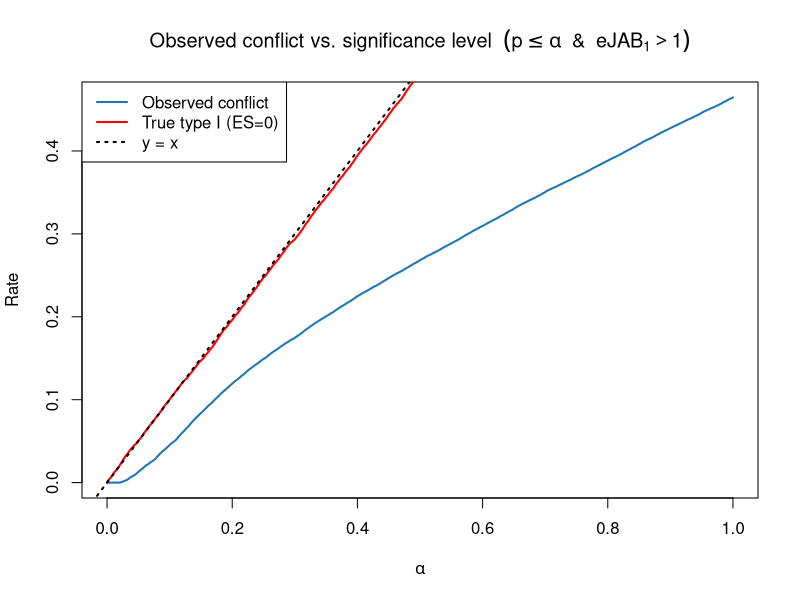

Source code (R):
## ---- chunk 1
set.seed(277)

# one-sample generator + diagnostic outputs
typeIerr_t <- function(N, ES, SD) {
  # ES is Cohen's d; data have mean = ES*SD and sd = SD
  x <- rnorm(N, mean = ES, sd = 1) * SD  # equivalent to mean = ES*SD, sd = SD
  
  # one-sample t-test against mu=0
  pVal <- t.test(x)$p.value
  
  # eJAB_01 for q = 1
  eJAB01 <- sqrt(N) * exp(-0.5 * qchisq(1 - pVal, df = 1) * (N - 1) / N)
  
  c("N" = N, "ES" = ES, "SD" = SD, "pVal" = pVal, "eJAB01" = eJAB01)
}

# Grid / draws
NSim   <- 7e4                   # total replications
myES   <- c(0, 0.2, 0.5, 0.8)   # Cohen's d: null, small, medium, large
mySize <- c(10, 20, 50, 100, 200)
mySD   <- c(1, 2, 4)

# Run simulations
df <- t(replicate(
  NSim,
  typeIerr_t(
    sample(mySize, 1),
    sample(myES,  1),
    sample(mySD,  1)
  )
))
df <- data.frame(df)

# Ensure numeric types (replicate() returns character cols)
num_cols <- c("N","ES","SD","pVal","eJAB01")
df[num_cols] <- lapply(df[num_cols], as.numeric)
## ---- chunk 2
threshold <- seq(0, 1, length.out = 500)

# Counts across all sims
count_conflict <- sapply(threshold, function(a)
  nrow(subset(df, pVal <= a & eJAB01 > 1)))

# True type I among null sims
df0 <- subset(df, ES == 0)
count_true_type1 <- sapply(threshold, function(a)
  nrow(subset(df0, pVal <= a)))

plot(threshold, count_conflict / nrow(df),
     type = "l", lwd = 2, col = "#1f77b4",
     xlab = expression(alpha),
     ylab = "Rate",
     main = expression("Observed conflict vs. significance level  " * (p <= alpha ~ " & " ~ eJAB[01] > 1)))
lines(threshold, count_true_type1 / nrow(df0), col = "red", lwd = 2)
abline(a = 0, b = 1, lty = 3, lwd = 2)
legend("topleft",
       legend = c("Observed conflict", "True type I (ES=0)", "y = x"),
       col = c("#1f77b4", "red", "black"),
       lwd = c(2, 2, 2),
       lty = c(1, 1, 3))
## ---- chunk 3
alpha <- 0.05
hit        <- nrow(subset(df, pVal <= alpha & eJAB01 > 1 & ES == 0))
den_sens   <- nrow(subset(df, pVal <= alpha & ES == 0))
den_prec   <- nrow(subset(df, pVal <= alpha & eJAB01 > 1))

sensitivity <- ifelse(den_sens > 0, hit / den_sens, NA_real_)
precision   <- ifelse(den_prec > 0, hit / den_prec, NA_real_)

cat("Sensitivity:", round(sensitivity, 3), "\\n")
cat("Precision:",   round(precision,   3), "\\n")
